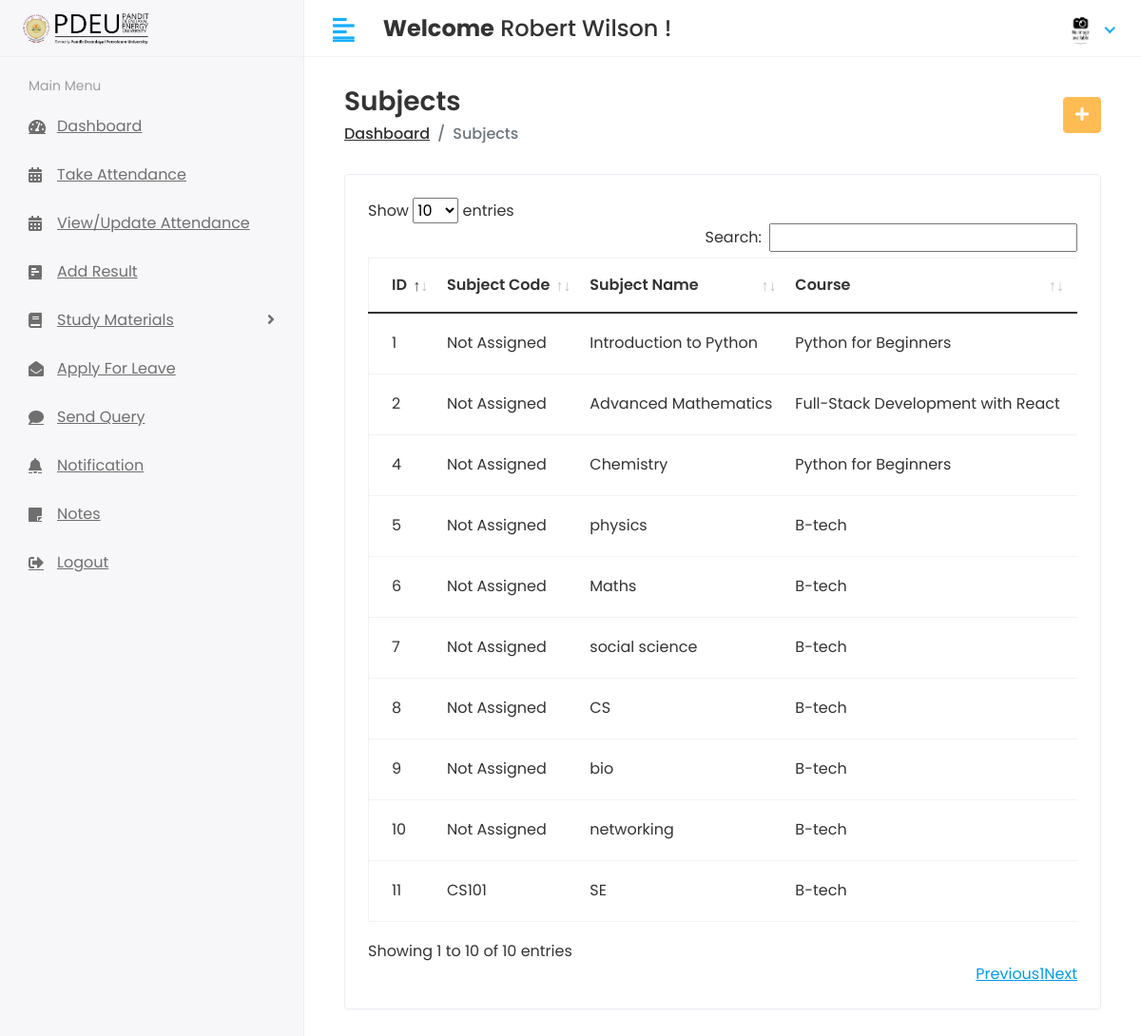
The page /Hod/Subject/View (signed in) on the database its author committed.
### app/models.py (models this page shows, shortened)
class CustomUser(AbstractUser):
    USER = (
        (1, 'HOD'),
        (2, 'STAFF'),
        (3, 'STUDENT'),
        (4, 'PARENT'),  # Added Parent user type
    )
    user_type = models.CharField(choices=USER, max_length=50, default=1)
    profile_pic = models.ImageField(upload_to='media/profile_pic')

class Subject(models.Model):
    CREDIT_CHOICES = (
        (1, '1 Credit'),
        (2, '2 Credits'),
        (3, '3 Credits'),
        (4, '4 Credits'),
    )
    name = models.CharField(max_length=100)
    subject_code = models.CharField(max_length=10, unique=True, null=True, blank=True)
    course = models.ForeignKey(Course, on_delete=models.CASCADE)
    credit = models.IntegerField(choices=CREDIT_CHOICES, null=True, blank=True)
    created_at = models.DateTimeField(auto_now_add=True, null=True)
    updated_at = models.DateTimeField(auto_now=True)

class Course(models.Model):
    name = models.CharField(max_length=100)
    created_at = models.DateTimeField(auto_now_add=True)
    updated_at = models.DateTimeField(auto_now=True)

### student_management_system/Hod_Views.py (the view)
# urls.py: path('Hod/Subject/View', Hod_Views.VIEW_SUBJECT, name='view_subject'),
@login_required(login_url='/')
def VIEW_SUBJECT(request):
    subject = Subject.objects.all()
    context = {
        'subject': subject,
    }
    return render(request, 'Hod/view_subject.html', context)

### templates/Hod/view_subject.html (shortened to what this page needs)
{% extends 'base.html' %}
{% block content %}
{% load static %}
<div class="content container-fluid">
    <div class="page-header">
        <div class="row align-items-center">
            <div class="col">
                <h3 class="page-title">Subjects</h3>
                <ul class="breadcrumb">
                    <li class="breadcrumb-item"><a href="{% url 'hod_home' %}">Dashboard</a></li>
                    <li class="breadcrumb-item active">Subjects</li>
                </ul>
            </div>
            <div class="col-auto text-right float-right ml-auto">
                <a href="{% url 'add_subject' %}" class="btn btn-primary"><i class="fas fa-plus"></i></a>
            </div>
        </div>
    </div>
    <div class="row">
        <div class="col-sm-12">
            <div class="card card-table">
                <div class="card-body">
                    <div class="table-responsive">
                        <table id="table_id" class="table table-hover table-center mb-0">
                            <thead>
                                <tr>
                                    <th>ID</th>
                                    <th>Subject Code</th>
                                    <th>Subject Name</th>
                                    <th>Course</th>
                                    <th>Credits</th>
                                </tr>
                            </thead>
                            <tbody>
                            {% for s in subject %}
                                <tr>
                                    <td>{{ s.id }}</td>
                                    <td>{{ s.subject_code|default:'Not Assigned' }}</td>
                                    <td>{{ s.name }}</td>
                                    <td>{{ s.course.name }}</td>
                                    <td>{{ s.get_credit_display|default:'Not Assigned' }}</td>
                                </tr>
                            {% empty %}
                                <tr>
                                    <td colspan="8">No subjects found.</td>
                                </tr>
                            {% endfor %}
                            </tbody>
                        </table>
                    </div>
                </div>
            </div>
        </div>
    </div>
</div>
{% endblock %}

### templates/includes/header.html (shortened to what this page needs)
{% load static %}
<div class="header">
    <div class="header-left">
        <a class="logo">
            <img src="{% static 'assets/img/pdpu image-Photoroom.png' %}" alt="PDEU Logo">
        </a>
    </div>
    <a href="javascript:void(0);" id="toggle_btn">
        <i class="fas fa-align-left"></i>
    </a>
    <div class="top-nav-search mt-3">
        <h4><strong>Welcome</strong>
            <span>
                {% if user.first_name and user.last_name %}
                    {{ user.first_name }} {{ user.last_name }}
                {% else %}
                    {{ user.username }}
                {% endif %}
            </span> !
        </h4>
    </div>
    <ul class="nav user-menu">
        <li class="nav-item dropdown has-arrow">
            <a href="#" class="dropdown-toggle nav-link" data-toggle="dropdown">
                {% if user.profile_pic == "" %}
                    <span class="user-img"><img class="rounded-circle" src="{% static 'assets/img/noimg.jpg' %}" width="31" alt="Ryan Taylor"></span>
                {% else %}
                    <span class="user-img"><img class="rounded-circle" src="/{{user.profile_pic}}" width="31" alt="Ryan Taylor"></span>
                {% endif %}
            </a>
        </li>
    </ul>
</div>

### static/assets/css/style.css (style rules this page uses)
html { height: 100%; }
body { background-color: #fff; color: #333; font-family: 'Poppins', sans-serif; font-size: 1rem; height: 100%; line-height: 1.5; overflow-x: hidden; }
h1, h2, h3, h4, h5, h6 { font-family: 'Poppins', sans-serif; margin-top: 0; }
a { color: #009ce7; }
input, button, a { transition: all 0.4s ease; -moz-transition: all 0.4s ease; -o-transition: all 0.4s ease; -ms-transition: all 0.4s ease; -webkit-transition: all 0.4s ease; }
ul, ol { padding: 0px; list-style: none; }
.table { color: #333; max-width: 100%; margin-bottom: 0; width: 100%; }
.table.dataTable { border-collapse: collapse !important; border: 1px solid rgba(0, 0, 0, 0.05); }
.table thead tr th { font-weight: 600; }
.table tbody tr { border-bottom: 1px solid rgba(0, 0, 0, 0.05); }
.table.table-center td, .table.table-center th { vertical-align: middle; }
.card-table .card-body .table > thead > tr > th { border-top: 0; }
.card-table .card-body .table tr td:first-child, .card-table .card-body .table tr th:first-child { padding-left: 1.5rem; }
.card-table .table td, .card-table .table th { border-top: 1px solid #e2e5e8; padding: 1rem 0.75rem; white-space: nowrap; }
.btn-primary { background-color: #FFBC53; border: 1px solid #FFBC53; }
.card { border: 1px solid #ececf5; box-shadow: 0 1px 3px 0 rgba(0, 0, 0, 0.03); margin-bottom: 1.875rem; }
.card-body { padding: 1.5rem; }
.header { background-color: #fff; border-bottom: 1px solid #f3f3f4; left: 0; position: fixed; right: 0; top: 0; z-index: 1001; height: 60px; }
.header .header-left { float: left; height: 60px; padding: 0 20px; position: relative; width: 320px; z-index: 1; transition: all 0.2s ease-in-out; background-color: #f7f7fa; border-bottom: 1px solid #efefef; border-right: 1px solid #ececf5; display: flex; align-items: center; }
.header .header-left .logo { display: inline-block; line-height: 60px; }
.header .header-left .logo img { max-height: 40px; width: auto; }
.header .dropdown-toggle:after { display: none; }
.header .has-arrow .dropdown-toggle:after { border-top: 0; border-left: 0; border-bottom: 2px solid #18aefa; border-right: 2px solid #18aefa; content: ''; height: 8px; display: inline-block; pointer-events: none; -webkit-transform-origin: 66% 66%; -ms-transform-origin: 66% 66%; transform-origin: 66% 66%; -webkit-transform: rotate(45deg); -ms-transform: rotate(45deg); transform: rotate(45deg); -webkit-transition: all 0.15s ease-in-out; transition: all 0.15s ease-in-out; width: 8px; vertical-align: 0px; }
.user-menu { float: right; margin: 0; position: relative; z-index: 99; padding-right: 15px; }
.user-menu.nav > li > a { color: #a0a0a0; font-size: 14px; line-height: 58px; padding: 0 15px; height: 60px; }
.user-img { margin-right: 3px; position: relative; }
.top-nav-search { float: left; margin-left: 15px; }
.page-header { margin-bottom: 1.875rem; }
.page-header .breadcrumb { background-color: transparent; color: #6c757d; font-size: 1rem; font-weight: 500; margin-bottom: 0; padding: 0; }
.page-header .breadcrumb a { color: #333; }
.page-title { font-size: 28px; font-weight: 600; color: #333; margin-bottom: 5px; }
@media (min-width: 992px) { #toggle_btn { align-items: center; color: #18aefa; display: inline-flex; float: left; font-size: 26px; height: 60px; justify-content: center; margin-left: 15px; padding: 0 15px; } }

### rows shown on the page
CustomUser: first_name "Robert", last_name "Wilson"
Subject: id "1", subject_code "Not Assigned", name "Introduction to Python", course.name "Python for Beginners"
Subject: id "2", subject_code "Not Assigned", name "Advanced Mathematics", course.name "Full-Stack Development with React"
Subject: id "4", subject_code "Not Assigned", name "Chemistry", course.name "Python for Beginners"
Subject: id "5", subject_code "Not Assigned", name "physics", course.name "B-tech"
Subject: id "6", subject_code "Not Assigned", name "Maths", course.name "B-tech"
Subject: id "7", subject_code "Not Assigned", name "social science", course.name "B-tech"
Subject: id "8", subject_code "Not Assigned", name "CS", course.name "B-tech"
Subject: id "9", subject_code "Not Assigned", name "bio", course.name "B-tech"
Subject: id "10", subject_code "Not Assigned", name "networking", course.name "B-tech"
Subject: id "11", subject_code "CS101", name "SE", course.name "B-tech"
